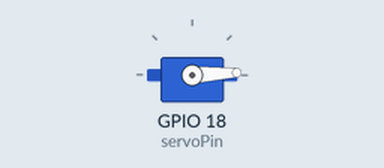
The sketch below on a simulated ESP32. Parts: servo.

Above: at 0.05 s.
At 1.3 s:
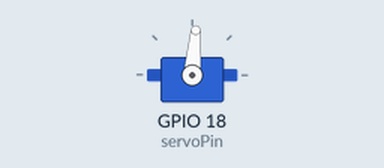
At 2.6 s:
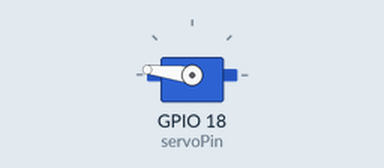
At 5.2 s:
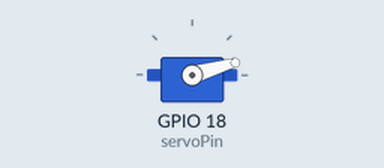
Timing chart, 0 to 7.1 s (numbered marks = the images above):
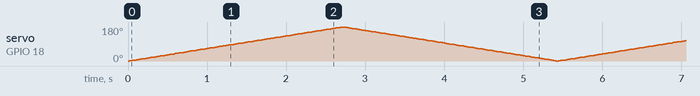

The sketch:

servoMotor.ino
```cpp
#include <ESP32Servo.h>

// Create a Servo object
Servo myservo;

// Define the pin the servo is connected to
const int servoPin = 18;

void setup() {
  // Attach the servo to the pin
  myservo.attach(servoPin);
}

void loop() {
  // Sweep the servo from 0 to 180 degrees
  for (int pos = 0; pos <= 180; pos++) {
    myservo.write(pos);
    delay(15);  // Wait 15ms for the servo to reach the position
  }

  // Sweep the servo from 180 to 0 degrees
  for (int pos = 180; pos >= 0; pos--) {
    myservo.write(pos);
    delay(15);  // Wait 15ms for the servo to reach the position
  }
}
```
